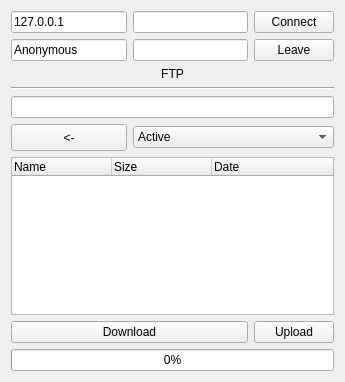
<?xml version="1.0" encoding="UTF-8"?>
<ui version="4.0">
 <class>FTP</class>
 <widget class="QDialog" name="FTP">
  <property name="geometry">
   <rect>
    <x>0</x>
    <y>0</y>
    <width>345</width>
    <height>382</height>
   </rect>
  </property>
  <property name="windowTitle">
   <string>FTP</string>
  </property>
  <layout class="QGridLayout" name="gridLayout_2">
   <item row="0" column="0">
    <layout class="QGridLayout" name="gridLayout">
     <item row="3" column="1" colspan="3">
      <widget class="QLabel" name="label">
       <property name="text">
        <string>FTP</string>
       </property>
       <property name="textFormat">
        <enum>Qt::AutoText</enum>
       </property>
       <property name="alignment">
        <set>Qt::AlignCenter</set>
       </property>
       <property name="buddy">
        <cstring>label</cstring>
       </property>
      </widget>
     </item>
     <item row="4" column="1" colspan="3">
      <widget class="Line" name="line">
       <property name="orientation">
        <enum>Qt::Horizontal</enum>
       </property>
      </widget>
     </item>
     <item row="7" column="2" colspan="2">
      <widget class="QComboBox" name="mode">
       <item>
        <property name="text">
         <string>Active</string>
        </property>
       </item>
       <item>
        <property name="text">
         <string>Passive</string>
        </property>
       </item>
      </widget>
     </item>
     <item row="0" column="2">
      <widget class="QLineEdit" name="Port"/>
     </item>
     <item row="2" column="3">
      <widget class="QPushButton" name="Quit">
       <property name="enabled">
        <bool>true</bool>
       </property>
       <property name="text">
        <string>Leave</string>
       </property>
       <property name="autoDefault">
        <bool>false</bool>
       </property>
      </widget>
     </item>
     <item row="2" column="1">
      <widget class="QLineEdit" name="Login">
       <property name="text">
        <string>Anonymous</string>
       </property>
      </widget>
     </item>
     <item row="2" column="2">
      <widget class="QLineEdit" name="Pass">
       <property name="enabled">
        <bool>true</bool>
       </property>
      </widget>
     </item>
     <item row="7" column="1">
      <widget class="QPushButton" name="pushButton">
       <property name="minimumSize">
        <size>
         <width>114</width>
         <height>27</height>
        </size>
       </property>
       <property name="text">
        <string>&lt;-</string>
       </property>
       <property name="autoDefault">
        <bool>false</bool>
       </property>
      </widget>
     </item>
     <item row="8" column="1" colspan="3">
      <widget class="QTreeWidget" name="treeWidget">
       <column>
        <property name="text">
         <string>Name</string>
        </property>
       </column>
       <column>
        <property name="text">
         <string>Size</string>
        </property>
       </column>
       <column>
        <property name="text">
         <string>Date</string>
        </property>
       </column>
      </widget>
     </item>
     <item row="5" column="1" colspan="3">
      <widget class="QLineEdit" name="Pwd"/>
     </item>
     <item row="0" column="3">
      <widget class="QPushButton" name="Connect">
       <property name="text">
        <string>Connect</string>
       </property>
       <property name="autoDefault">
        <bool>false</bool>
       </property>
      </widget>
     </item>
     <item row="9" column="3">
      <widget class="QPushButton" name="pushButton_3">
       <property name="enabled">
        <bool>true</bool>
       </property>
       <property name="text">
        <string>Upload</string>
       </property>
       <property name="autoDefault">
        <bool>false</bool>
       </property>
      </widget>
     </item>
     <item row="0" column="1">
      <widget class="QLineEdit" name="IP">
       <property name="text">
        <string>127.0.0.1</string>
       </property>
      </widget>
     </item>
     <item row="9" column="1" colspan="2">
      <widget class="QPushButton" name="pushButton_2">
       <property name="text">
        <string>Download</string>
       </property>
       <property name="autoDefault">
        <bool>false</bool>
       </property>
      </widget>
     </item>
     <item row="10" column="1" colspan="3">
      <widget class="QProgressBar" name="progressBar">
       <property name="value">
        <number>0</number>
       </property>
      </widget>
     </item>
    </layout>
   </item>
  </layout>
 </widget>
 <layoutdefault spacing="6" margin="11"/>
 <resources/>
 <connections>
  <connection>
   <sender>Quit</sender>
   <signal>clicked()</signal>
   <receiver>FTP</receiver>
   <slot>close()</slot>
   <hints>
    <hint type="sourcelabel">
     <x>346</x>
     <y>59</y>
    </hint>
    <hint type="destinationlabel">
     <x>199</x>
     <y>149</y>
    </hint>
   </hints>
  </connection>
 </connections>
</ui>
